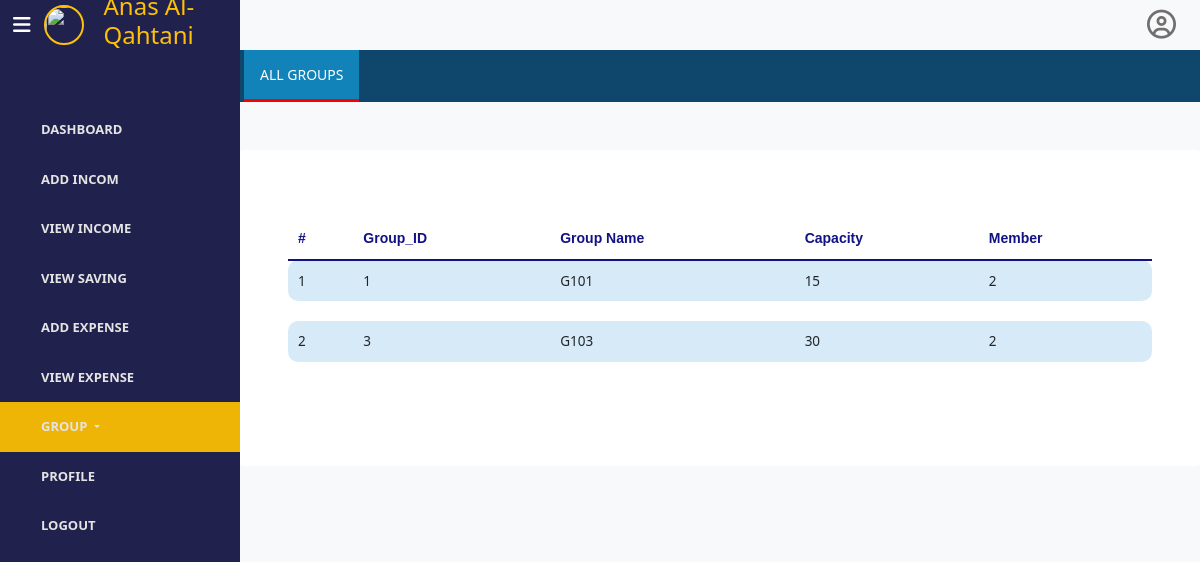
Screenshot of /php/show_all_group.php (signed in) with the database file from the repository.
### tables this page shows
CREATE TABLE `groups` (
  `id` int(6) NOT NULL,
  `name` varchar(50) NOT NULL,
  `date_create` date NOT NULL DEFAULT current_timestamp(),
  `capacity` int(11) NOT NULL,
  `admin_id` int(6) NOT NULL
);

### php/show_all_group.php (the view, shortened to what this page needs)
<!DOCTYPE html>
<html lang="en">
<head>
    <link rel="stylesheet" href="../css/style.css">
   <link rel="stylesheet" href="https://cdn.jsdelivr.net/npm/bootstrap@5.0.1/dist/css/bootstrap.min.css">
    <link rel="stylesheet" href="https://use.fontawesome.com/releases/v5.7.2/css/all.css">
    <link rel="stylesheet" href="https://cdnjs.cloudflare.com/ajax/libs/font-awesome/6.2.1/css/all.min.css">
</head>
<body>
    <div class="px-0 bg-light">
        <div class="d-flex">
            <div class="d-flex align-items-center " id="navbar"> <button class="navbar-toggler" type="button" data-bs-toggle="collapse" data-bs-target="#navbar-items" aria-controls="navbarSupportedContent" aria-expanded="true" aria-label="Toggle navigation"> <span class="fas fa-bars"></span> </button> <div class="d-flex topdashboard">
                <img src="../img/user.png" width="40" height="40">
                <h4>  <?php
                    ?></h4>
            </div> </div>
            <div id="navbar2" class="d-flex justify-content-end pe-4"> <span class="far fa-user-circle "></span> </div>
        </div>
        <div class="d-md-flex">
            <ul id="navbar-items" class="p-0">
                <a href="user_dashbord.php"><li  > <span class="ps-3 name ">Dashboard</span> </li></a>
                <a href="add_income.php"> <li  > <span class="ps-3 name">ADD Incom</span> </li></a>
                <a href="show_income.php"><li >  <span class="ps-3 name">View Income</span> </li></a>
                <a href="show_saving.php"><li>  <span class="ps-3 name">View Saving</span> </li></a>
                <a href="add_expense.php"><li>  <span class="ps-3 name">ADD Expense</span> </li></a>
                <a href="show_expense.php"><li>  <span class="ps-3 name">View Expense</span> </li></a>
                <?php
                include('../database/connect.php');
                             $userid=$_SESSION['user_id'];
                             $query ="SELECT type from users WHERE id=$userid";
                            $result = $connect->query($query);
                            if($result->num_rows> 0){
                                $type=$result->fetch_assoc();
                            if( ($type['type']=='leader') || ($type['type']=='member')){
                            ?>
                <a ><li class="active">  <span class="ps-3 name"><div class="dropdown">
                    <a class=" dropdown-toggle" href="#" data-bs-toggle="dropdown" aria-expanded="false">
                      Group
                    </a>
                  </div></span> </li></a>
                  <?php
                                    }}
                                ?>
                <a href="user_profile.php"><li> <span class="ps-3 name">Profile</span> </li></a>
                <a href="../index.php"><li> <span class="ps-3 name">Logout</span> </li></a>
            </ul>
            <div id="topnavbar">
                <div class="topnav mb-3">
                    <div class="d-flex px-1"> <a href="#home" class="active">ALL GROUPS</a>  </div>
                </div>
                <div class="container rounded mt-5 bg-white p-md-5">
                    <div class="table-responsive">
                        <table class="table">
                            <thead>
                                <tr>
                                    <th scope="col">#</th>
                                    <th scope="col">Group_ID</th>
                                    <th scope="col">Group Name</th>
                                    <th scope="col">Capacity</th>
                                    <th scope="col">Member</th>
                                </tr>
                            </thead>
                            <tbody>
                            <?php
                                $i=1;
                                include('../database/connect.php');
                                $userid=$_SESSION['user_id'];
                                $query ="SELECT id,name,capacity FROM  groups inner join user_group on groups.id=user_group.group_id WHERE user_group.user_id=$userid";
                                if($result=mysqli_query($connect,$query))
                                     {
                                      if(mysqli_num_rows($result)>0)
                                        {
                                         while($row=mysqli_fetch_array($result))
                                                        {
                                                            ?>
                                                            <tr class='bg-blue'>
                                                            <td> <?php echo $i ?> </td>
                                                            <td> <?php echo $row['id']; ?> </td>
                                                            <td> <?php echo $row['name'] ?> </td>
                                                            <td> <?php echo $row['capacity'] ?> </td>
                                                            <td> <?php
                                                            $n=$row['id'];
                                                            $sql="SELECT COUNT(user_id) as count from user_group where group_id IN($n)";
                                                            $res=mysqli_query($connect,$sql);
                                                            $number=mysqli_fetch_array($res);
                                                            echo $number['count'];
                                                            ?>
                                                             </td>
                                                        </tr>
                                                          <?php
                                                        echo "<tr id='spacing-row'>";
                                                        echo "<td></td>";
                                                        echo "</tr>";
                                                        $i++;
                                                        }
                                                    }
                                                    else
                                                    {
                                                    echo "null record";
                                                    }
                                                }
                                                else
                                                {
                                                    echo "thats problem is select $query.".mysqli_error($connect)."<br>";
                                                }
                                                ?>
                            </tbody>
                        </table>
                </div>
                </div>
            </div>
        </div>
    </div>
</body>
</html>

### css/style.css (style rules this page uses)
* { margin: 0; padding: 0; box-sizing: border-box; list-style: none; }
body { background-color: rgba(35,43,85,0.15) !important; }
a { text-decoration: none !important; }
.topdashboard { display: flex; align-items: center; }
.topdashboard img { border: 2px solid #ffc107; border-radius: 50%; }
.topdashboard h4 { margin-left: 20px; color:#ffc107 ; }
.topnav { background-color:rgb(15, 70, 107); overflow: hidden; }
.far.fa-user-circle { font-size: 29px; color: #726f6f; padding-top: 10px; }
.topnav a { float: left; display: block; color: #8d8b8b; font-weight: 800; font-size: 14px; text-transform: uppercase; padding: 14px 16px; text-decoration: none; border-bottom: 3px solid transparent; }
.topnav .active { background-color: #1183b8; color: #fff; font-weight: 500; border-bottom: 3px solid red; }
::placeholder { font-size: 10px; }
.container .table-responsive { margin: 20px auto; overflow-x: auto; }
.table thead tr th { font-size: 11px; color: #868585; padding: 10px 10px; }
.table tbody tr td { font-size: 13.5px; padding: 10px 10px; }
#navbar { width: 20%; background-color: #21214e !important; height: 50px; border: none; }
.fas.fa-bars { color: white; }
#navbar2 { width: 80%; }
#navbar-items { width: 20%; height: 100vh !important; background-color: #21214e; padding-top: 55px !important; }
ul#navbar-items li { color: rgb(228, 228, 228); padding: 15px 25px; font-weight: 600; text-transform: uppercase; font-size: 13px; display: flex; align-items: center; cursor: pointer; }
ul#navbar-items li a { color: rgb(228, 228, 228); }
ul#navbar-items .active { background-color: #eeb406; font-weight: bold !important; }
#topnavbar { width: 80%; height: 90vh; }

### php/show_all_group.php (style rules this page uses)
th { font-family: 'Poppins', sans-serif; font-weight: bold; font-size: 14px !important; color: #121286 !important; border-bottom: 2px solid #121286 !important; }
tbody .bg-blue { background-color: #d6ebf7; border-radius: 8px; }
#spacing-row { height: 8px; }
.table thead th,.table td { border: none; }
.table tbody td:first-child { border-bottom-left-radius: 10px; border-top-left-radius: 10px; }
.table tbody td:last-child { border-bottom-right-radius: 10px; border-top-right-radius: 10px; }

### rows the page displays
groups: id "1", name "G101", capacity "15", count "2"
groups: id "3", name "G103", capacity "30", count "2"
